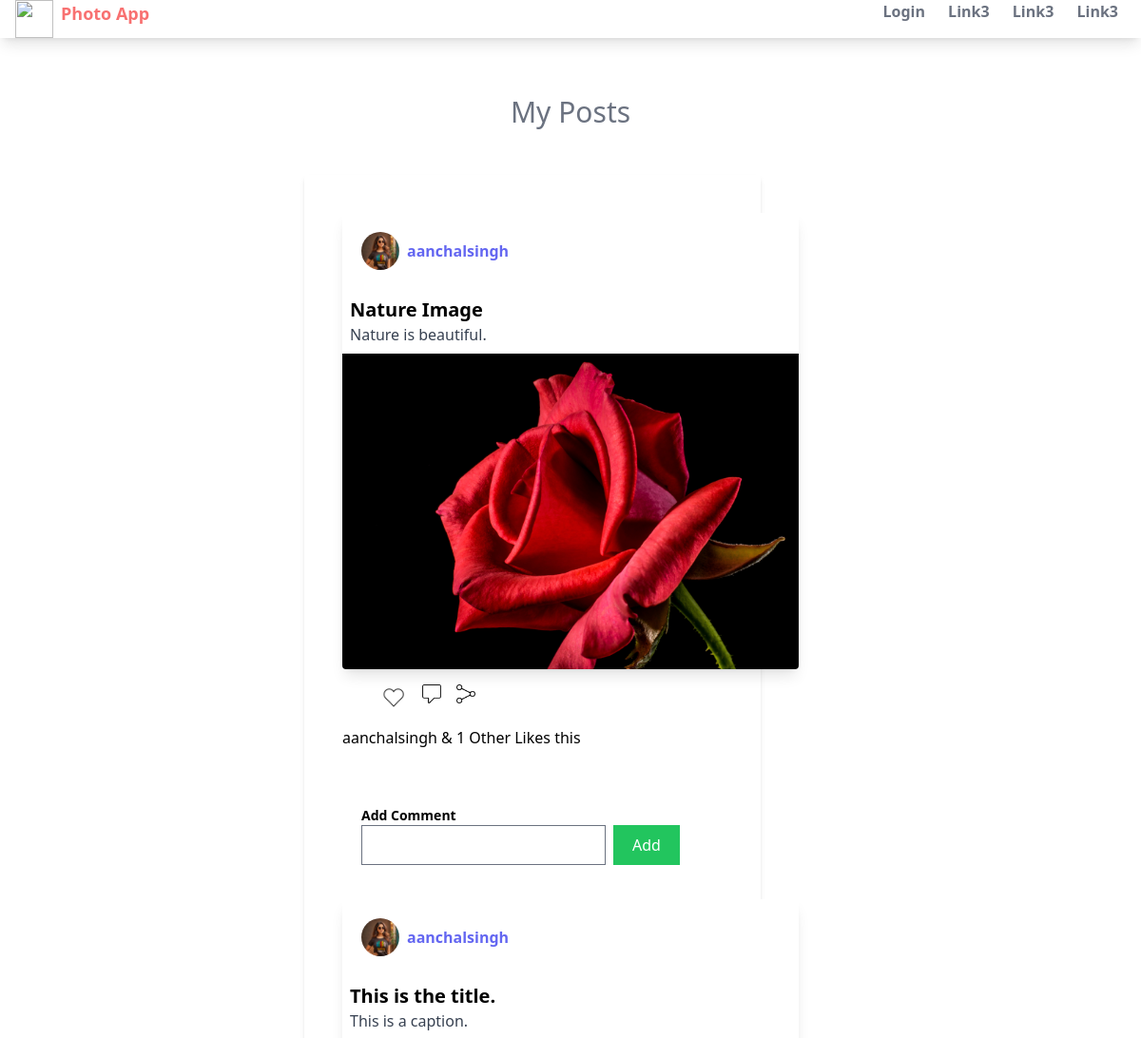
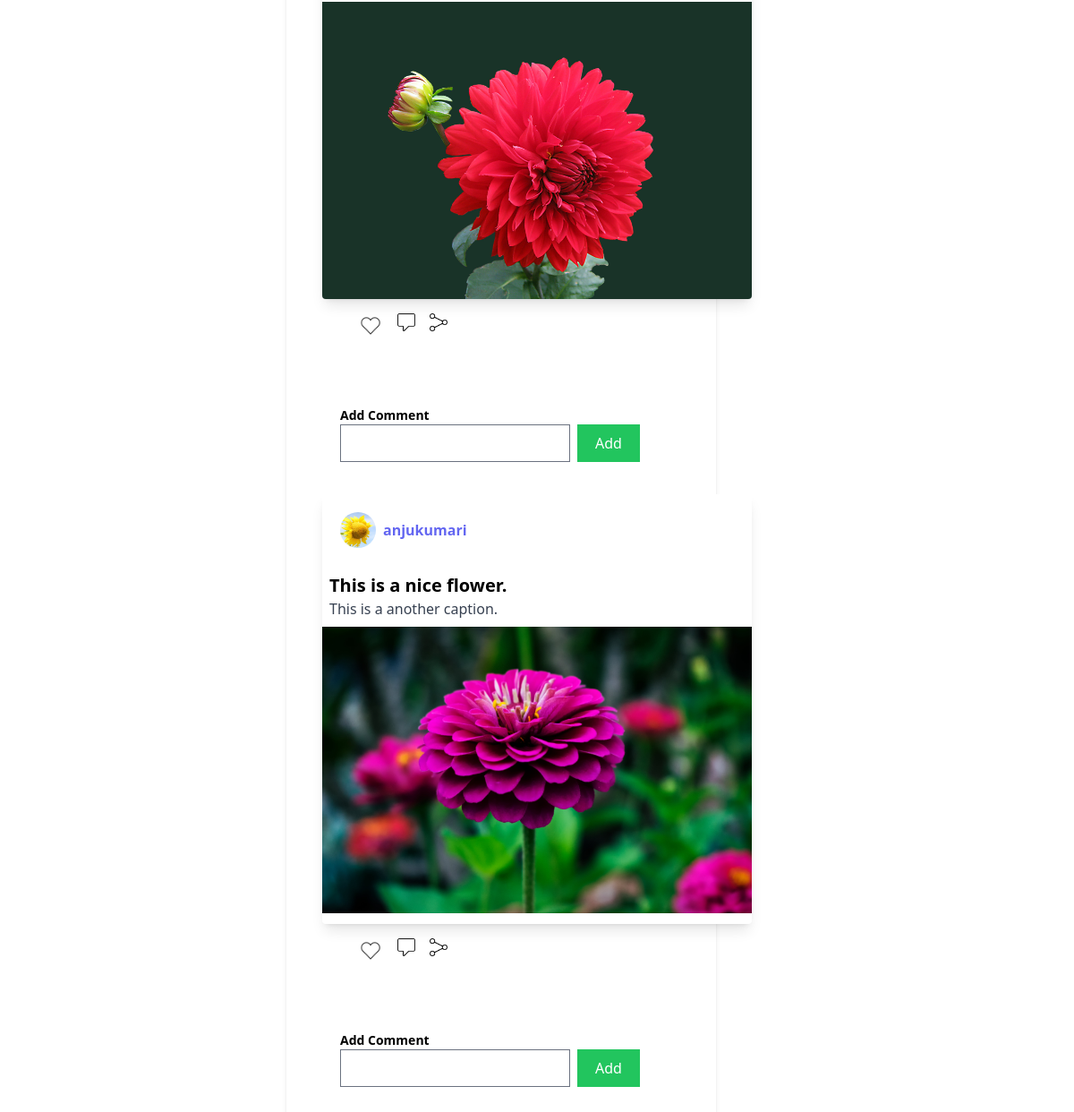
Before: /posts/feed/ with the older database file (2 pictures, top to bottom).
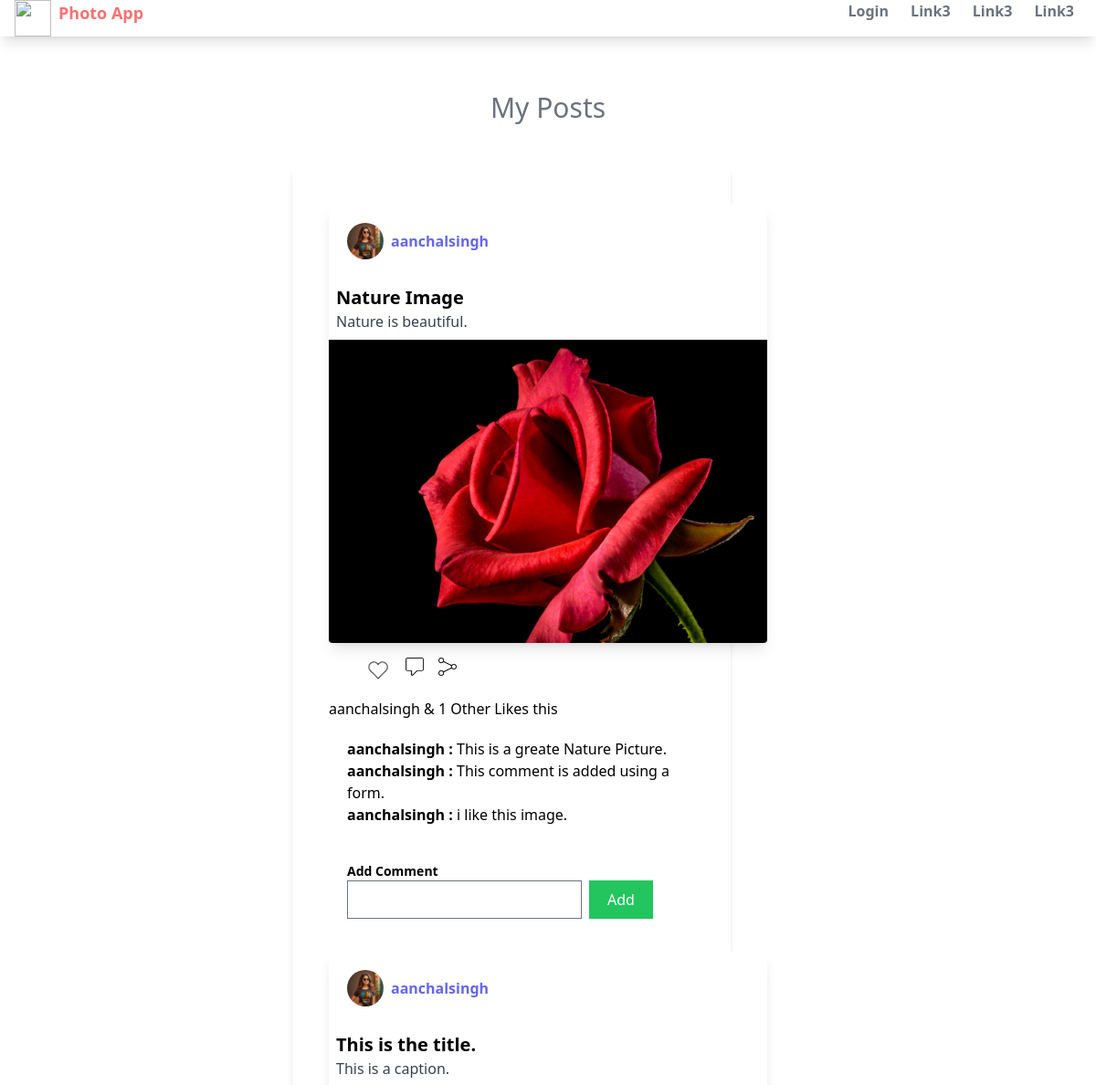
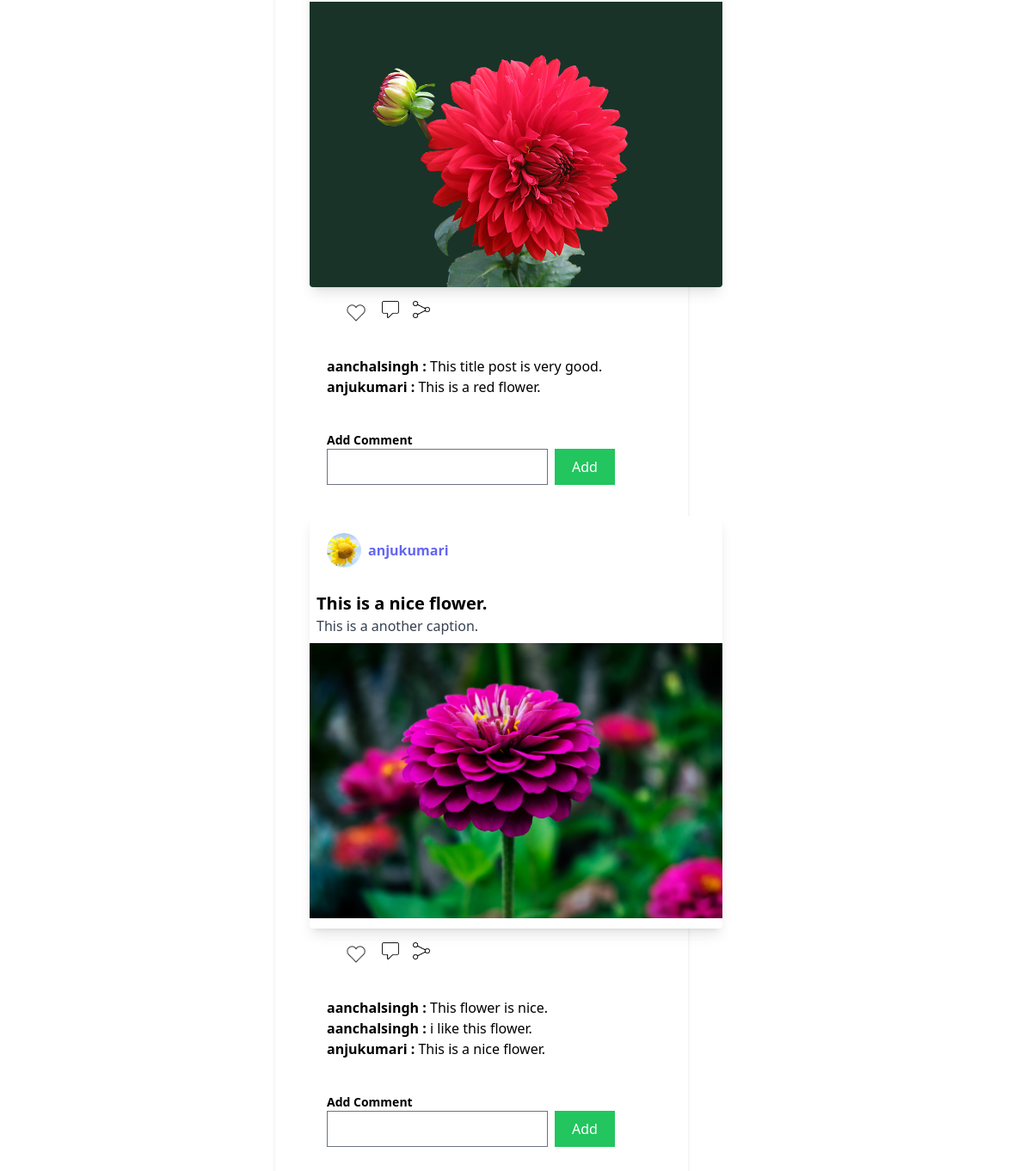
After: the same page with the newer database file (2 pictures, top to bottom).
### posts/models.py (models this page shows, shortened)
class Post(models.Model):
    user = models.ForeignKey(settings.AUTH_USER_MODEL,on_delete=models.CASCADE)
    image = models.ImageField(upload_to='images/%y/%m/%d')
    caption = models.TextField(blank=True)
    title = models.CharField(max_length=200)
    slug = models.SlugField(max_length=200,blank=True)
    created = models.DateField(auto_now_add=True)
    liked_by = models.ManyToManyField(settings.AUTH_USER_MODEL,related_name="posts_liked",blank=True)

class Comment(models.Model):
    post = models.ForeignKey(Post,on_delete=models.CASCADE,related_name="comments")
    body = models.CharField(max_length=100)
    created = models.DateTimeField(auto_now=True)
    posted_by = models.CharField(max_length=100)
    class Meta:
        ordering = ('created',)

### users/models.py (models this page shows, shortened)
class Profile(models.Model):
    user = models.OneToOneField(settings.AUTH_USER_MODEL,on_delete=models.CASCADE)
    photo = models.ImageField(upload_to="users/%Y/%m/%d",blank=True)

### posts/views.py (the view)
# urls.py: path('feed/',views.feed,name="feed"),
def feed(request):
    if request.method == "POST":
        comment_form = CommentForm(data=request.POST)
        new_comment = comment_form.save(commit=False)
        post_id = request.POST.get('post_id')
        post = get_object_or_404(Post,id=post_id)
        new_comment.post = post
        new_comment.save()
    else:
        comment_form = CommentForm()
    posts = Post.objects.all()
    logged_user = request.user
    return render(request,'posts/feed.html',{'posts':posts,'logged_user':logged_user,'comment_form':comment_form})

### posts/forms.py
class CommentForm(forms.ModelForm):
    class Meta:
        model = Comment
        fields = ('body','posted_by')

### posts/templates/posts/feed.html (shortened to what this page needs)
{% extends "users/base.html" %}
{% load mathfilters %}
{% load static %}
{% block body  %}
<div class="flex justify-center mt-5 pt-10">
<h2 class="text-3xl font-normal mb-2 text-gray-500">My Posts</h2>
</div>
<div class="grid mx-80 p-10 grid-cols-1 bg-white shadow-md rounded m-10 p-10 w-2/5">
    {% for post in posts %}
     <a href="#">
        <div class="rounded overflow-hidden w-[480px] h-[480px] bg-white shadow-lg">
            <div class="user-container flex  mx-5 my-5">
                <img class="h-10 w-10 rounded-full" src="{{post.user.profile.photo.url}}" alt="">
              <div class="mx-2 my-2 font-bold"><span class="text-indigo-500">{{post.user}}</span></div>
        </div>
        <div class="px-2 py-2">
            <div class="font-bold text-xl mb-1">{{post.title}}</div>
            <p class="text-gray-700 text-base">{{post.caption}}</p>
             </div>
        <img src="{{post.image.url}}">
        </div>
        <div class="px-6 py-4">
            <div class="icon-container flex gap-4">
                <a id="{{ post.id }}" class="btn-like">
                    {% if logged_user in post.liked_by.all %}
                     <img class="h-7 w-7" src="{% static 'users/images/red_heart_icon.png' %}" alt="">
                     {% else %}
                    <img class="h-7 w-7" src="{% static 'users/images/white_heart_icon.png' %}" alt="">
                    {% endif %}
                </a>
                <img class="h-5 w-5" src="{% static 'users/images/comment_icon.png' %}" alt="">
                <img class="h-5 w-5" src="{% static 'users/images/share_icon.png' %}" alt="">
            </div>
        </div>
          <div>
            {% if post.liked_by.count < 1 %}
            {% elif post.liked_by.count == 1 %}
            {{post.liked_by.first }} Likes this
            {% elif post.liked_by.count > 1 %}
            {{post.liked_by.first }} & {{ post.liked_by.count|sub:1}} Other Likes this
            {% endif %}
          </div>
        <div class="px-5 py-5">
            {% for comment in post.comments.all %}
            <b>{{comment.posted_by}} : </b>{{comment.body}}
            {% endfor %}
        </div>
        <div class="px-5 py-5">
            <form method="post" class="bg-white rounded">
                <label class="block text-grey-700 text-sm font-bold">Add Comment</label>
               <div class="flex">
               <div>
                  {{ comment_form.body }}
               </div>
                <button class="bg-green-500 text-white px-5 py-2 mx-2" type="submit">Add</button>
            </div>
            </form>
        </div>
    </a>
     {% endfor %}
</div>
{% endblock  %}

### users/templates/users/base.html (shortened to what this page needs)
{% load static %}
{% load static tailwind_tags %}
<html>
    <head>
        {% tailwind_css %}
      <link rel = "stylesheet" href="{% static 'users/styles.css' %}">
    </head>
        <body>
            <nav class="shadow-lg">
              <div class="px-4 mx-auto">
                <div class="flex justify-between">
                     <div>
                        <a class="flex" href="#">
                            <img class="h-10 w-10 mr-2" src ="{% static 'users/images/social.png' %}" alt="">
                            <span class="font-semibold text-lg text-red-400">Photo App</span>
                        </a>
                     </div>
                    <div class="space-x-1">
                        {% if request.user.is_authenticated %}
                       <a class="py-4 px-2 text-gray-500 font-semibold" href="{% url 'logout' %}">Logout</a>
                       {% else %}
                       <a class="py-4 px-2 text-gray-500 font-semibold" href="{% url 'login' %}">Login</a>
                       {% endif %}
                       <a class="py-4 px-2 text-gray-500 font-semibold" href="">Link3</a>
                       <a class="py-4 px-2 text-gray-500 font-semibold" href="">Link3</a>
                       <a class="py-4 px-2 text-gray-500 font-semibold" href="">Link3</a>
                    </div>
                </div>
            </div>
            </nav>
            {% block body %}
            {% endblock  %}
        </body>
</html>

Changed rows visible on the page:
added Comment: posted_by "aanchalsingh", body "This is a greate Nature Picture.", shown under Post "Nature Image"
added Comment: posted_by "aanchalsingh", body "This comment is added using a form.", shown under Post "Nature Image"
added Comment: posted_by "aanchalsingh", body "i like this image.", shown under Post "Nature Image"
added Comment: posted_by "aanchalsingh", body "This title post is very good.", shown under Post "This is the title."
added Comment: posted_by "anjukumari", body "This is a red flower.", shown under Post "This is the title."
added Comment: posted_by "aanchalsingh", body "This flower is nice.", shown under Post "This is a nice flower."
added Comment: posted_by "aanchalsingh", body "i like this flower.", shown under Post "This is a nice flower."
added Comment: posted_by "anjukumari", body "This is a nice flower.", shown under Post "This is a nice flower."
